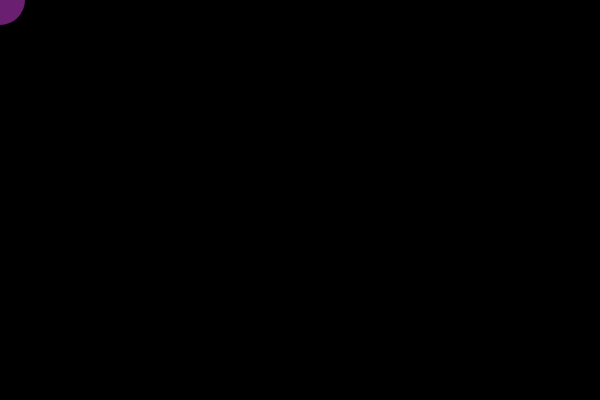
Frame 1 (no input)
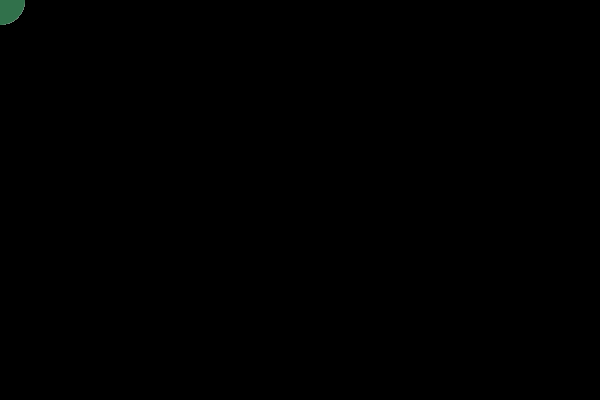
Frame 60 (no input)
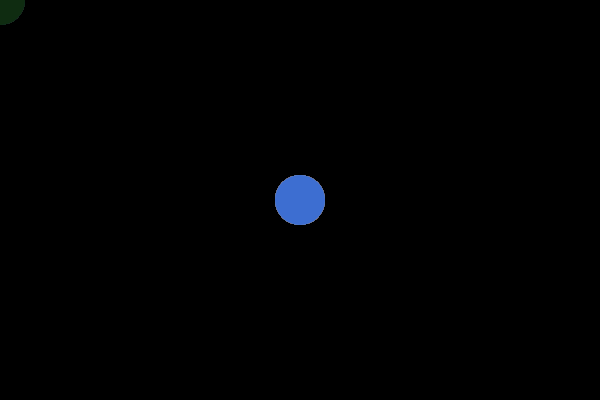
Frame 120 (the mouse pressed at the canvas centre since frame 60)

The p5.js sketch that drew these frames (run headless with seeded random() and noise() and a simulated clock; from frame 60 on, the mouse is pressed at the canvas centre):

// p5.js sketch
// ── sketch.js
var d = 50;
var trails = [];

function setup() {
  createCanvas(600, 400);
  background(0);
  noStroke();
  mouseX = -d;
  mouseY = -d;
}

function draw() {
  background(0, 20); 

  var trail = {
    x: mouseX,
    y: mouseY,
    color: [random(255), random(255), random(255), 150]
  };
  trails.push(trail);

  for (var i = 0; i < trails.length; i++) {
    fill(trails[i].color);
    ellipse(trails[i].x, trails[i].y, d, d);
  }

  if (trails.length > 50) {
    trails.splice(0, 1);
  }
}
